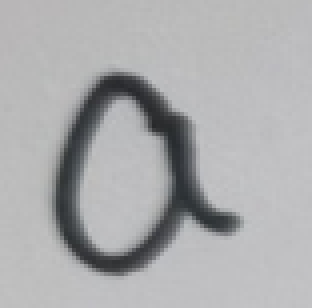
#> input picture handwritebold/a_1.png, 78 x 77 px, found by its file name (shown 4 times larger); its folder holds only this picture in this run
$ python create_mem.py
#> lines starting #> are read from the running program, lines starting #| are printed output that depends on the picture
# # ***************************************************************** #
# #  .png파일을
# #  1. gray
# #  2. r,g,b
# #  3. normalized_gray
# #  scale해서 mem파일로 만들어줌(hexa)
# #  아래에서 각자의 경로 설정
# #  image_path : .png파일이 저장된 위치
# #  mem_path   : mem파일 저장할 위치
# # ***************************************************************** #

import os
from PIL import Image
import numpy as np
image_path = r'C:\github\Braille_generator_FPGA\handwritebold'
mem_path = r'C:\github\Braille_generator_FPGA\mem_outputs_dongeun'


# normalize없이
def convert_images_to_gray_mem(image_folder, mem_folder, resize=(28, 28)):
    os.makedirs(mem_folder, exist_ok=True)

    for filename in os.listdir(image_folder):
        if filename.lower().endswith('.png'):
            image_path = os.path.join(image_folder, filename)
            base_name = os.path.splitext(filename)[0]
            mem_filename = f"{base_name}_gray.mem"
            mem_path = os.path.join(mem_folder, mem_filename)

            img = Image.open(image_path).convert('L')
            img = img.resize(resize)
            img_array = np.array(img, dtype=np.uint8).flatten()

            with open(mem_path, 'w') as f:
                for val in img_array:
                    f.write(f"0x{val:02x}\n")

            print(f"[GRAY] Saved: {mem_filename}")


#normalize 한 경우
def convert_images_to_gray_normalized_mem(image_folder, mem_folder, resize=(28, 28)):
#> called with resize = (28, 28)
    os.makedirs(mem_folder, exist_ok=True)

    mean = 0.1307
    std = 0.3081

    for filename in os.listdir(image_folder):
        if filename.lower().endswith('.png'):
            image_path = os.path.join(image_folder, filename)
            base_name = os.path.splitext(filename)[0]
            mem_filename = f"{base_name}_gray_norm.mem"
            mem_path = os.path.join(mem_folder, mem_filename)

            # Load and preprocess
            img = Image.open(image_path).convert('L')
            img = img.resize(resize)
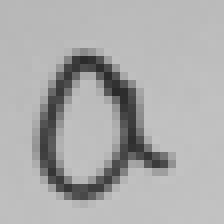
#> img: PIL image 28x28 L (shown 8 times larger); min 42, max 195, mean 172.3
            img_array = np.array(img, dtype=np.uint8).flatten()
#> img_array = 784 values, max 195 at index 495, min 42 at index 322, mean 172.3

            # Normalize and scale
            norm_array = (img_array / 255.0 - mean) / std
#> norm_array = 784 values, max 2.06 at index 495, min 0.11 at index 322, mean 1.77
            scaled_array = np.clip(np.round(norm_array * 128), -128, 127).astype(np.int8)
#> scaled_array = 784 values, max 127 at index 0, min 14 at index 322, mean 119.9

            # Save as signed hex
            with open(mem_path, 'w') as f:
                for val in scaled_array:
                    # 8-bit signed to 2's complement hex
                    hex_val = int(val) & 0xFF
                    f.write(f"0x{hex_val:02X}\n")
#> the loop in convert_images_to_gray_mem, `for val in img_array:` made 784 passes
#> val on passes 1 to 3: 183, 183, 184

            print(f"[GRAY+NORM] Saved: {mem_filename}")


# r,g,b 변환 normalize없이
def convert_images_to_rgb_mem(image_folder, mem_folder, resize=(28, 28)):
#> called with resize = (28, 28)
    os.makedirs(mem_folder, exist_ok=True)

    for filename in os.listdir(image_folder):
        if filename.lower().endswith('.png'):
            image_path = os.path.join(image_folder, filename)
            base_name = os.path.splitext(filename)[0]
            mem_filename = f"{base_name}_rgb.mem"
            mem_path = os.path.join(mem_folder, mem_filename)

            img = Image.open(image_path).convert('RGB')
#> img: PIL image 78x77 RGB
            img = img.resize(resize)
#> img: PIL image 28x28 RGB
            img_array = np.array(img).reshape(-1, 3)
#> img_array = 784 rows, first 8: [184, 182, 183], [184, 182, 183], [185, 183, 184], [184, 182, 183], [184, 182, 183], [184, 182, 183], [183, 184, 183], [184, 184, 184]

            with open(mem_path, 'w') as f:
                for r, g, b in img_array:
                    f.write(f"0x{r:02x}{g:02x}{b:02x}\n")
#> this loop made 784 passes

            print(f"[RGB] Saved: {mem_filename}")

convert_images_to_gray_normalized_mem(image_path, mem_path)
convert_images_to_gray_mem(image_path, mem_path)
convert_images_to_rgb_mem(image_path, mem_path)

$ run again, on handwritebold/a_5.png
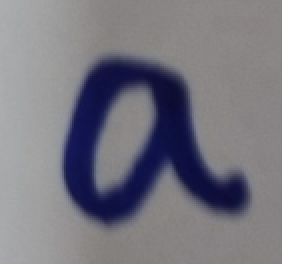
#> input picture handwritebold/a_5.png, 141 x 132 px, found by its file name (shown 2 times larger)
#> in convert_images_to_gray_normalized_mem, `img = img.resize(resize)`:
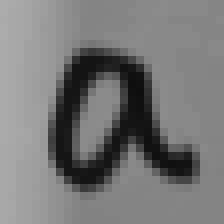
#> img: PIL image 28x28 L (shown 8 times larger); min 15, max 172, mean 119.5
#> in convert_images_to_gray_normalized_mem, `img_array = np.array(img, dtype=np.uint8).flatten()`: img_array = 784 values, max 172 at index 0, min 15 at index 296, mean 119.5
#> norm_array = 784 values, max 1.77 at index 0, min -0.233 at index 296, mean 1.1
#> scaled_array = 784 values, max 127 at index 0, min -30 at index 296, mean 102.2
#> the loop in convert_images_to_gray_mem, `for val in img_array:` made 784 passes
#> val on passes 1 to 3: 172, 169, 167
#> in convert_images_to_rgb_mem, `img = img.resize(resize)`:
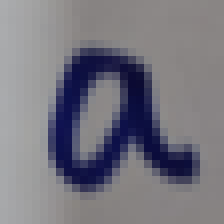
#> img: PIL image 28x28 RGB (shown 8 times larger); mean R, G, B 119.3, 118, 127.8
#> in convert_images_to_rgb_mem, `img_array = np.array(img).reshape(-1, 3)`: img_array = 784 rows, first 8: [171, 172, 174], [168, 169, 171], [166, 167, 167], [164, 164, 164], [161, 161, 161], [157, 157, 156], [153, 152, 150], [149, 147, 145]
#> the loop in convert_images_to_rgb_mem, `for r, g, b in img_array:` made 784 passes

$ run again, on handwritebold/b_1.png
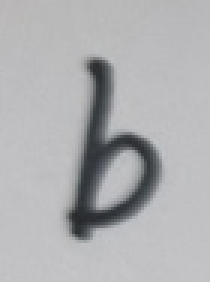
#> input picture handwritebold/b_1.png, 70 x 94 px, found by its file name (shown 3 times larger)
#> in convert_images_to_gray_normalized_mem, `img = img.resize(resize)`:
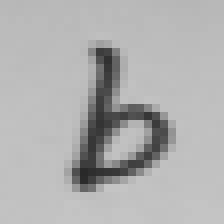
#> img: PIL image 28x28 L (shown 8 times larger); min 41, max 196, mean 176
#> in convert_images_to_gray_normalized_mem, `img_array = np.array(img, dtype=np.uint8).flatten()`: img_array = 784 values, max 196 at index 744, min 41 at index 598, mean 176
#> norm_array = 784 values, max 2.07 at index 744, min 0.0976 at index 598, mean 1.82
#> scaled_array = 784 values, max 127 at index 0, min 12 at index 598, mean 121.4
#> the loop in convert_images_to_gray_mem, `for val in img_array:` made 784 passes
#> val on passes 1 to 3: 184, 184, 183
#> in convert_images_to_rgb_mem, `img_array = np.array(img).reshape(-1, 3)`: img_array = 784 rows, first 8: [185, 183, 184], [185, 183, 184], [184, 182, 183], [185, 183, 184], [185, 184, 184], [185, 184, 185], [185, 184, 185], [185, 185, 185]
#> the loop in convert_images_to_rgb_mem, `for r, g, b in img_array:` made 784 passes

$ run again, on handwritebold/b_2.png
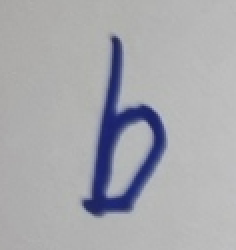
#> input picture handwritebold/b_2.png, 118 x 125 px, found by its file name (shown 2 times larger)
#> in convert_images_to_gray_normalized_mem, `img = img.resize(resize)`:
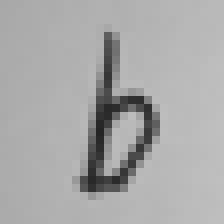
#> img: PIL image 28x28 L (shown 8 times larger); min 37, max 191, mean 169
#> in convert_images_to_gray_normalized_mem, `img_array = np.array(img, dtype=np.uint8).flatten()`: img_array = 784 values, max 191 at index 419, min 37 at index 460, mean 169
#> norm_array = 784 values, max 2.01 at index 419, min 0.0467 at index 460, mean 1.73
#> scaled_array = 784 values, max 127 at index 0, min 6 at index 460, mean 121.5
#> the loop in convert_images_to_gray_mem, `for val in img_array:` made 784 passes
#> val on passes 1 to 3: 168, 169, 169
#> in convert_images_to_rgb_mem, `img = img.resize(resize)`:
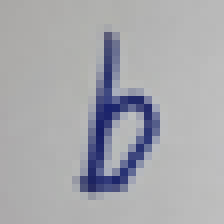
#> img: PIL image 28x28 RGB (shown 8 times larger); mean R, G, B 167.8, 168.7, 173.8
#> in convert_images_to_rgb_mem, `img_array = np.array(img).reshape(-1, 3)`: img_array = 784 rows, first 8: [169, 168, 166], [170, 169, 167], [170, 169, 167], [172, 171, 169], [173, 172, 170], [173, 172, 170], [173, 172, 170], [174, 173, 171]
#> the loop in convert_images_to_rgb_mem, `for r, g, b in img_array:` made 784 passes

$ run again, on handwritebold/a_2.png
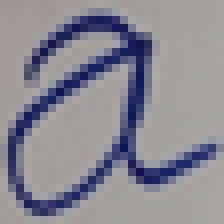
#> input picture handwritebold/a_2.png, 28 x 28 px, found by its file name (shown 8 times larger)
#> in convert_images_to_gray_normalized_mem, `img = Image.open(image_path).convert('L')`:
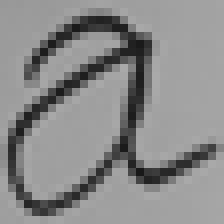
#> img: PIL image 28x28 L (shown 8 times larger); min 24, max 170, mean 138.5
#> in convert_images_to_gray_normalized_mem, `img_array = np.array(img, dtype=np.uint8).flatten()`: img_array = 784 values, max 170 at index 271, min 24 at index 605, mean 138.5
#> norm_array = 784 values, max 1.74 at index 271, min -0.119 at index 605, mean 1.34
#> scaled_array = 784 values, max 127 at index 0, min -15 at index 605, mean 110.9
#> the loop in convert_images_to_gray_mem, `for val in img_array:` made 784 passes
#> val on passes 1 to 3: 152, 153, 152
#> in convert_images_to_rgb_mem, `img_array = np.array(img).reshape(-1, 3)`: img_array = 784 rows, first 8: [156, 151, 148], [157, 152, 149], [156, 151, 148], [158, 153, 150], [158, 153, 150], [157, 152, 149], [158, 153, 150], [159, 154, 151]
#> the loop in convert_images_to_rgb_mem, `for r, g, b in img_array:` made 784 passes
